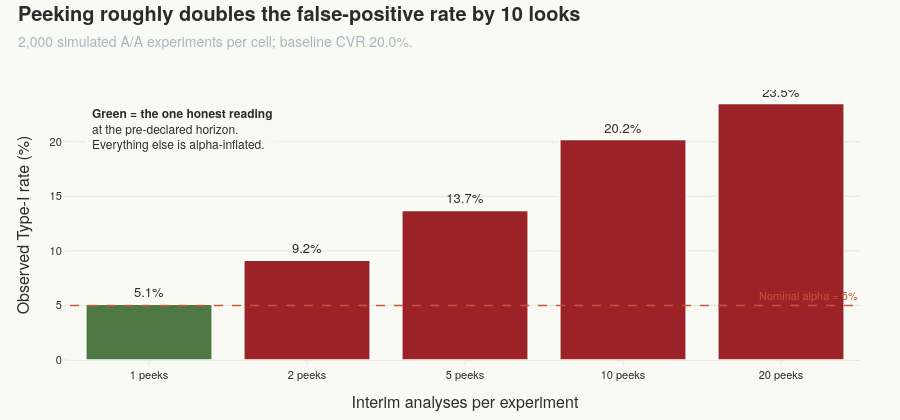

The code cell stored with this chart in its notebook:
### Code cell
# Visual 5 — peeking inflation bar chart.
fig_peek = go.Figure()
fig_peek.add_trace(
    go.Bar(
        x=[f"{k} peeks" for k in peek_schedule],
        y=[observed_alphas[k] * 100 for k in peek_schedule],
        marker={
            "color": [COLOR_POSITIVE if k == 1 else COLOR_NEGATIVE for k in peek_schedule],
            "line": {"color": "white", "width": 1.5},
        },
        text=[f"{observed_alphas[k] * 100:.1f}%" for k in peek_schedule],
        textposition="outside",
        textfont={"size": 13, "color": COLOR_TEXT},
        hovertemplate="%{x}<br>Observed alpha: %{y:.2f}%<extra></extra>",
        showlegend=False,
    )
)
fig_peek.add_hline(
    y=5.0,
    line={"color": COLOR_ACCENT, "width": 1.5, "dash": "dash"},
    annotation_text="Nominal alpha = 5%",
    annotation_position="top right",
    annotation_font={"color": COLOR_ACCENT, "size": 11},
)
fig_peek.update_yaxes(title_text="Observed Type-I rate (%)")
fig_peek.update_xaxes(title_text="Interim analyses per experiment")
fig_peek.update_layout(
    title="Peeking roughly doubles the false-positive rate by 10 looks",
)
apply_sfl_theme(
    fig_peek,
    height=420,
    subtitle="2,000 simulated A/A experiments per cell; baseline CVR 20.0%.",
)
add_insight_annotation(
    fig_peek,
    text=(
        "<b>Green = the one honest reading</b><br>"
        "at the pre-declared horizon.<br>"
        "Everything else is alpha-inflated."
    ),
    x=0.02, y=0.97,
    xref="paper", yref="paper",
    arrow=False,
)
fig_peek.show()

### Figure 1 — Plotly figure (JSON) as saved in the notebook; plotly's stock layout.template omitted (floating-point values rounded to 4 significant figures)
{"data": [{"hovertemplate": "%{x}<br>Observed alpha: %{y:.2f}%<extra></extra>", "marker": {"color": ["#4F7942", "#9B2226", "#9B2226", "#9B2226", "#9B2226"], "line": {"color": "white", "width": 1.5}}, "showlegend": false, "text": ["5.1%", "9.2%", "13.7%", "20.2%", "23.5%"], "textfont": {"color": "#2B2B2B", "size": 13}, "textposition": "outside", "type": "bar", "x": ["1 peeks", "2 peeks", "5 peeks", "10 peeks", "20 peeks"], "y": [5.1, 9.15, 13.7, 20.2, 23.5]}], "layout": {"annotations": [{"font": {"color": "#C8553D", "size": 11}, "showarrow": false, "text": "Nominal alpha = 5%", "x": 1, "xanchor": "right", "xref": "x domain", "y": 5.0, "yanchor": "bottom", "yref": "y"}, {"align": "left", "arrowcolor": "#C8553D", "arrowhead": 2, "arrowsize": 1, "arrowwidth": 1.2, "ax": 0, "ay": 0, "bgcolor": "rgba(250, 250, 245, 0.92)", "bordercolor": "#A8B4C0", "borderpad": 6, "borderwidth": 0, "font": {"color": "#2B2B2B", "family": "Helvetica Neue, Helvetica, Arial, sans-serif", "size": 12}, "showarrow": false, "text": "<b>Green = the one honest reading</b><br>at the pre-declared horizon.<br>Everything else is alpha-inflated.", "x": 0.02, "xref": "paper", "y": 0.97, "yref": "paper"}], "font": {"color": "#2B2B2B", "family": "Helvetica Neue, Helvetica, Arial, sans-serif", "size": 13}, "height": 420, "hoverlabel": {"bgcolor": "white", "bordercolor": "#1F3A5F", "font": {"color": "#2B2B2B", "family": "Helvetica Neue, Helvetica, Arial, sans-serif", "size": 12}}, "legend": {"bgcolor": "rgba(0,0,0,0)", "bordercolor": "#E4E4E0", "borderwidth": 0, "font": {"color": "#2B2B2B", "size": 12}}, "margin": {"b": 60, "l": 70, "r": 40, "t": 90}, "paper_bgcolor": "#FAFAF5", "plot_bgcolor": "#FAFAF5", "shapes": [{"line": {"color": "#C8553D", "dash": "dash", "width": 1.5}, "type": "line", "x0": 0, "x1": 1, "xref": "x domain", "y0": 5.0, "y1": 5.0, "yref": "y"}], "title": {"font": {"color": "#2B2B2B", "size": 20}, "text": "<b>Peeking roughly doubles the false-positive rate by 10 looks</b><br><span style='font-size:14px;color:#A8B4C0'>2,000 simulated A/A experiments per cell; baseline CVR 20.0%.</span>", "x": 0.02, "xanchor": "left", "y": 0.95, "yanchor": "top"}, "xaxis": {"linecolor": "#E4E4E0", "linewidth": 1, "showgrid": false, "showline": true, "tickcolor": "#E4E4E0", "tickfont": {"color": "#2B2B2B", "size": 11}, "ticks": "outside", "title": {"text": "Interim analyses per experiment"}}, "yaxis": {"gridcolor": "#E4E4E0", "gridwidth": 1, "showgrid": true, "showline": false, "tickcolor": "#E4E4E0", "tickfont": {"color": "#2B2B2B", "size": 11}, "ticks": "outside", "title": {"text": "Observed Type-I rate (%)"}, "zeroline": false}}}
